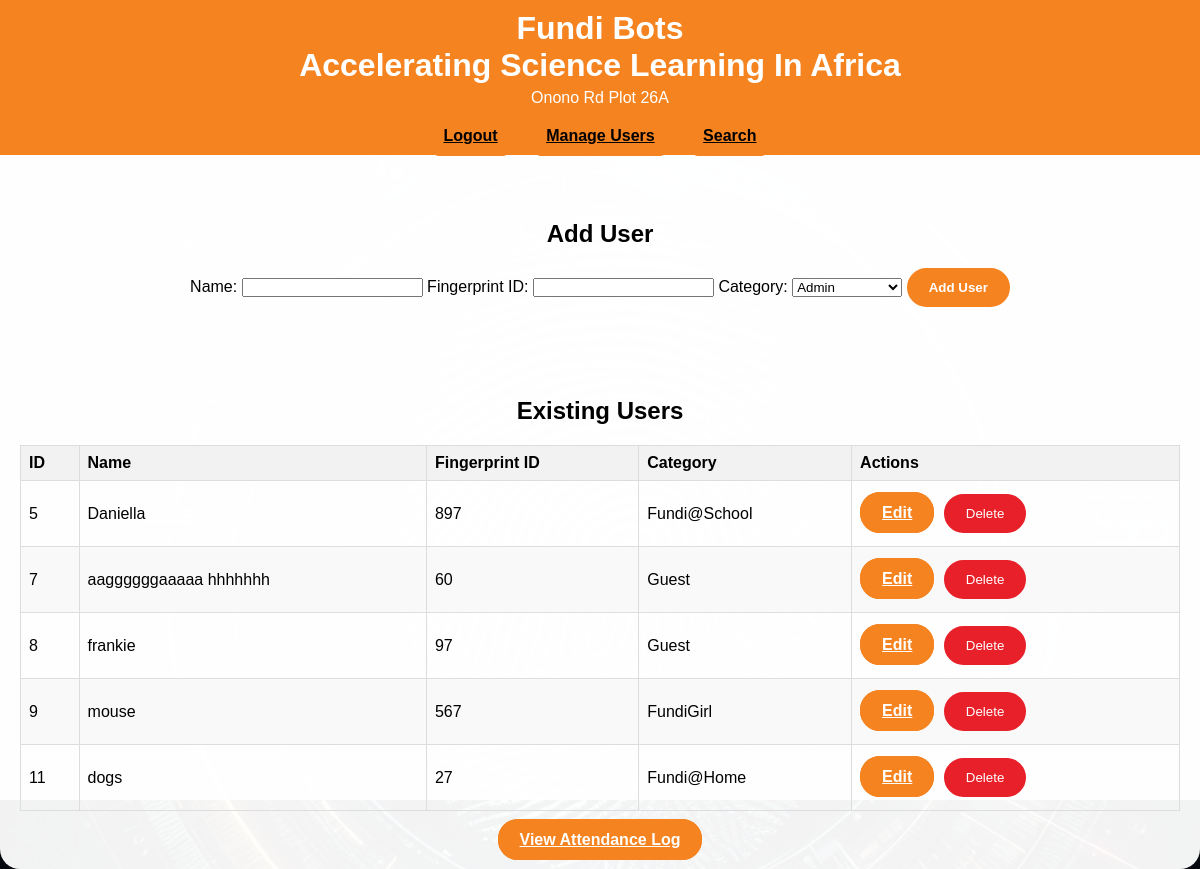
Page /users (signed in) on the earlier database version.
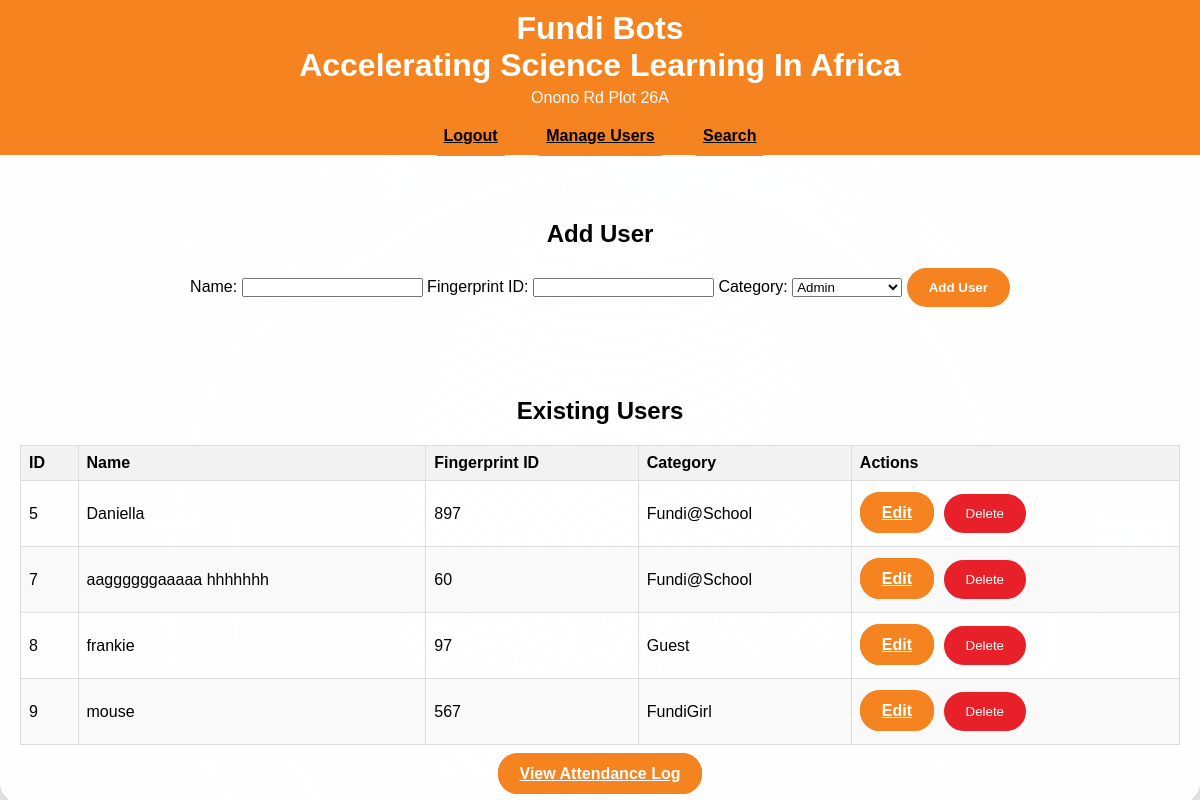
Same page on the later database version.
### app.py (models this page shows, shortened)
class User(db.Model):
    id = db.Column(db.Integer, primary_key=True)
    name = db.Column(db.String(100), nullable=False)
    fingerprint_id = db.Column(db.Integer, unique=True, nullable=False)
    category = db.Column(db.String(20), nullable=False)
    attendance_records = db.relationship('Attendance', backref='user', lazy=True)

### app.py (the view)
@app.route('/users')
def users():
    if 'admin' not in session:
        return redirect(url_for('login'))
    users = User.query.all()
    return render_template('users.html', users=users, categories=CATEGORIES)

### templates/users.html (shortened to what this page needs)
<!DOCTYPE html>
<html lang="en">
<head>
    <link rel="stylesheet" href="{{ url_for('static', filename='css/styles.css') }}">
</head>
<body>
    <div class="header">
        <div class="header-content">
            <h1>Fundi Bots</h1>
            <h1>Accelerating Science Learning In Africa</h1>
            <p class="location-info">Onono Rd Plot 26A</p>
            <div class="input-group">
                <a href="{{ url_for('logout') }}" class="header-button">Logout</a>
                <a href="{{ url_for('manage_users') }}" class="header-button">Manage Users</a>
                <a href="{{ url_for('search') }}" class="header-button">Search</a>
            </div>
        </div>
    </div>
    <div class="container" style="margin-top: 0;">
        <div class ="spacer"></div>
        <div class="spacer"></div>
        <h2>Add User</h2>
        <form action="{{ url_for('add_user') }}" method="post" class="input-group">
            <label for="name">Name:</label>
            <input type="text" id="name" name="name" required>
            <label for="fingerprint_id">Fingerprint ID:</label>
            <input type="number" id="fingerprint_id" name="fingerprint_id" required>
            <label for="category">Category:</label>
            <select id="category" name="category" required>
                {% for category in categories %}
                <option value="{{ category }}">{{ category }}</option>
                {% endfor %}
            </select>
            <button type="submit" class="save-button">Add User</button>
        </form>
        <div class="spacer"></div>
        <h2>Existing Users</h2>
        <table>
            <thead>
                <tr>
                    <th>ID</th>
                    <th>Name</th>
                    <th>Fingerprint ID</th>
                    <th>Category</th>
                    <th>Actions</th>
                </tr>
            </thead>
            <tbody>
                {% for user in users %}
                <tr>
                    <td>{{ user.id }}</td>
                    <td>{{ user.name }}</td>
                    <td>{{ user.fingerprint_id }}</td>
                    <td>{{ user.category }}</td>
                    <td>
                        <a href="{{ url_for('update_user', user_id=user.id) }}" class="save-button">Edit</a>
                        <form action="{{ url_for('delete_user', user_id=user.id) }}" method="post" style="display: inline;">
                            <button type="submit" class="nav-button" onclick="return confirmDeletion();">Delete</button>
                        </form>
                    </td>
                </tr>
                {% endfor %}
            </tbody>
        </table>
        <a href="{{ url_for('attendance_log') }}" class="save-button">View Attendance Log</a>
    </div>
</body>
</html>

### static/css/styles.css (style rules this page uses)
* { margin: 0; padding: 0; box-sizing: border-box; }
body { font-family: Arial, sans-serif; background-image: url('../images/Designer (12).jpeg'); background-size: cover; position: relative; height: 100vh; }
body::before { content: ""; position: absolute; top: 0; left: 0; width: 100%; height: 100%; background-color: rgba(255, 255, 255, 0.9); z-index: -1; }
.header { background-color: #f58320; color: white; padding: 10px 20px; text-align: center; position: fixed; width: 100%; top: 0; z-index: 1000; }
.header-content { max-width: 800px; margin: 0 auto; }
.location-info { margin-top: 5px; }
.input-group { margin-top: 20px; }
.spacer { height: 90px; }
.container { background-color: rgba(255, 255, 255, 0.95); padding: 20px; margin-top: 0px; border-radius: 20px; box-shadow: 0 4px 8px rgba(0, 0, 0, 0.1); text-align: center; }
.nav-button { display: inline-block; background-color: #e82029; color: #ffffff; border: 2px solid #e82029; border-radius: 20px; padding: 10px 20px; margin: 5px; text-decoration: none; text-align: center; cursor: pointer; transition: background-color 0.3s ease, color 0.3s ease; }
.save-button { background-color: #f58320; color: white; font-weight: bold; border: 2px solid #f58320; padding: 10px 20px; border-radius: 20px; cursor: pointer; transition: background-color 0.3s ease; }
.header-button { background-color: #f58320; color: black; font-weight: bold; border: 2px solid #f58320; padding: 10px 20px; border-radius: 20px; cursor: pointer; transition: background-color 0.3s ease; }
table { width: 100%; border-collapse: collapse; margin-top: 20px; }
th, td { border: 1px solid #ddd; padding: 8px; text-align: left; }
th { background-color: #f2f2f2; }
tr:nth-child(even) { background-color: #f9f9f9; }

Differences in the rows shown:
removed User: id "11", name "dogs", fingerprint_id "27", category "Fundi@Home"
changed User "aaggggggaaaaa hhhhhhh": category "Guest" → "Fundi@School"
